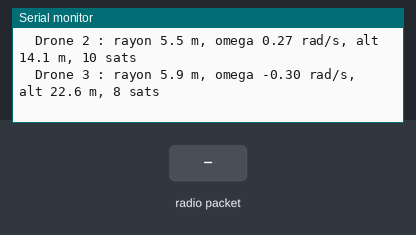
This sketch was run on a simulated ESP32. Parts: the last lines printed to the serial monitor. The inputs (shaded band) are chosen by the test bench. Random numbers use the default seed unless the sketch sets one.

Above: at 1.2 s.
1.3 s: radio packet "1" arrives
At 2.4 s:
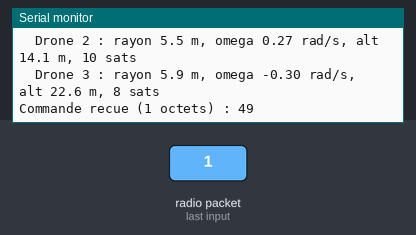
2.8 s: radio packet "0" arrives
At 3.5 s:
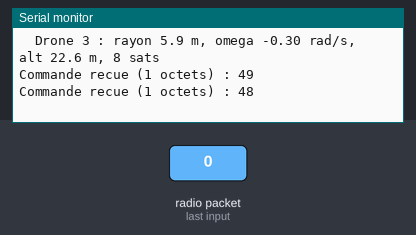
4.3 s: radio packet "2" arrives
At 4.6 s:
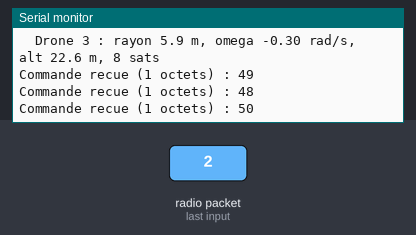

The sketch:

ESP_NOW_DRONE.ino
```cpp
#include <WiFi.h>
#include <esp_now.h>
#include <esp_wifi.h>
#include <math.h>

// ---------- Réglages ----------
const uint8_t  CHANNEL   = 1;      // identique sur tous les ESP32
const uint8_t  FIRST_ID  = 1;      // id du premier drone simulé
const uint8_t  NB_DRONES = 3;      // 3, 5... pour simuler un essaim
const uint32_t PERIOD_MS = 20;     // 50 Hz

// Point de départ commun de l'essaim (Strasbourg, à adapter)
const double HOME_LAT   = 48.5839;
const double HOME_LON   = 7.7455;
const float  HOME_ALT_M = 142.0f;  // altitude du sol au-dessus du niveau de la mer
// ------------------------------

uint8_t BASE_MAC[6] = {0xCC, 0xDB, 0xA7, 0x07, 0x15, 0x50};

// ---------- Trame (structs identiques à celles de la base) ----------
struct Attitude {
  float roll;
  float pitch;
  float yaw;
};

struct GPS {
  int32_t lat_e7;      // latitude  en degrés x 10^7
  int32_t lon_e7;      // longitude en degrés x 10^7
  int32_t alt_mm;      // altitude en mm (au-dessus du niveau de la mer)
  uint8_t fix_type;    // 0-1 = pas de fix, 2 = 2D, 3 = 3D
  uint8_t satellites;  // nombre de satellites visibles
};

struct Altitude {
  float amsl_m;
};

typedef struct __attribute__((packed)) {
  uint8_t  id;
  uint32_t t_ms;
  float d;
  float z;
  GPS gps;
  Attitude a;
} Pkt;

// GPS n'est pas packed : le compilateur ajoute 2 octets de padding (14 -> 16).
// La base doit utiliser exactement les mêmes définitions.
static_assert(sizeof(Pkt) == 1 + 4 + 4 + 4 + sizeof(GPS) + sizeof(Attitude),
              "Taille de trame inattendue");
static_assert(sizeof(Pkt) <= 250, "Trame trop grande pour ESP-NOW");

// ---------- Paramètres propres à chaque drone ----------
struct DroneParams {
  float cn, ce;          // centre de l'orbite par rapport à HOME (m, nord/est)
  float radius;          // rayon de l'orbite (m)
  float omega;           // vitesse angulaire (rad/s), signe = sens de rotation
  float phase;           // déphasage initial
  float altBase;         // altitude relative moyenne (m)
  float altAmp;          // amplitude de variation d'altitude (m)
  float altFreq;         // fréquence de variation d'altitude (rad/s)
  float pitchAmp;        // amplitude du tangage (deg)
  float gpsNoise;        // bruit de position GPS (m)
  uint8_t sats;          // nombre de satellites moyen
};

DroneParams params[NB_DRONES];

// Tirage uniforme aléatoire (différent à chaque démarrage)
float rnd(float a, float b) {
  return a + (b - a) * (esp_random() / 4294967295.0f);
}

// Bruit gaussien approximatif (somme de 4 tirages uniformes)
float noise(float amp) {
  float s = 0;
  for (int i = 0; i < 4; i++) s += rnd(-1.0f, 1.0f);
  return amp * s / 4.0f;
}

void initParams() {
  for (uint8_t k = 0; k < NB_DRONES; k++) {
    DroneParams &p = params[k];
    p.cn       = rnd(-30, 30);
    p.ce       = rnd(-30, 30);
    p.radius   = rnd(5, 25);
    p.omega    = rnd(0.15f, 0.6f) * ((esp_random() & 1) ? 1 : -1);
    p.phase    = rnd(0, 2 * PI);
    p.altBase  = rnd(8, 40);
    p.altAmp   = rnd(0.5f, 3.0f);
    p.altFreq  = rnd(0.2f, 1.0f);
    p.pitchAmp = rnd(2, 8);
    p.gpsNoise = rnd(0.1f, 0.6f);
    p.sats     = (uint8_t)rnd(7, 15);
  }
}

// ---------- Simulation ----------
Pkt simulate(uint8_t k) {
  const DroneParams &p = params[k];
  float t  = millis() / 1000.0f;
  float th = p.omega * t + p.phase;      // angle sur l'orbite

  // Position locale (m) : orbite circulaire autour du centre propre au drone
  float n = p.cn + p.radius * sinf(th);
  float e = p.ce + p.radius * cosf(th);

  // Vitesse (m/s)
  float vn = p.radius * p.omega * cosf(th);
  float ve = -p.radius * p.omega * sinf(th);
  float v  = fabsf(p.radius * p.omega);

  // Altitude relative au point de départ
  float z = p.altBase + p.altAmp * sinf(p.altFreq * t + p.phase) + noise(0.05f);

  // Position GPS (avec bruit) convertie en degrés
  float nn = n + noise(p.gpsNoise);
  float ee = e + noise(p.gpsNoise);
  double dLat = nn / 111320.0;
  double dLon = ee / (111320.0 * cos(HOME_LAT * DEG_TO_RAD));

  // Satellites : varie légèrement
  int sats = p.sats + (int)roundf(noise(1.5f));
  if (sats < 4) sats = 4;

  // Attitude : yaw = direction de déplacement, roll = inclinaison du virage
  float yaw = atan2f(ve, vn) * RAD_TO_DEG;
  if (yaw < 0) yaw += 360.0f;
  float roll = atan2f(v * p.omega, 9.81f) * RAD_TO_DEG;

  Pkt pkt;
  memset(&pkt, 0, sizeof(pkt));          // met le padding à 0
  pkt.id   = FIRST_ID + k;
  pkt.t_ms = millis();
  pkt.d    = sqrtf(n * n + e * e) + noise(0.05f);
  pkt.z    = z;

  pkt.gps.lat_e7     = (int32_t)llround((HOME_LAT + dLat) * 1e7);
  pkt.gps.lon_e7     = (int32_t)llround((HOME_LON + dLon) * 1e7);
  pkt.gps.alt_mm     = (int32_t)lroundf((HOME_ALT_M + z + noise(0.3f)) * 1000.0f);
  pkt.gps.fix_type   = 3;
  pkt.gps.satellites = (uint8_t)sats;

  pkt.a.roll  = roll + noise(0.8f);
  pkt.a.pitch = p.pitchAmp * sinf(0.6f * t + p.phase) + noise(0.5f);
  pkt.a.yaw   = yaw + noise(1.0f);
  return pkt;
}

// ---------- Réception des commandes de la base ----------
void onRecv(const esp_now_recv_info_t* info, const uint8_t* data, int len) {
  Serial.printf("Commande recue (%d octets) :", len);
  for (int i = 0; i < len; i++) Serial.printf(" %u", data[i]);
  Serial.println();
}

void setup() {
  Serial.begin(115200);
  WiFi.mode(WIFI_STA);
  WiFi.disconnect();
  esp_wifi_set_channel(CHANNEL, WIFI_SECOND_CHAN_NONE);

  if (esp_now_init() != ESP_OK) {
    Serial.println("ESP-NOW KO");
    while (true) delay(1000);
  }

  esp_now_peer_info_t peer = {};
  memcpy(peer.peer_addr, BASE_MAC, 6);
  peer.channel = CHANNEL;
  peer.encrypt = false;
  esp_now_add_peer(&peer);
  esp_now_register_recv_cb(onRecv);

  initParams();

  Serial.printf("Simulateur pret : %d drone(s), ids %d a %d, trame de %u octets\n",
                NB_DRONES, FIRST_ID, FIRST_ID + NB_DRONES - 1, (unsigned)sizeof(Pkt));
  for (uint8_t k = 0; k < NB_DRONES; k++) {
    Serial.printf("  Drone %d : rayon %.1f m, omega %.2f rad/s, alt %.1f m, %d sats\n",
                  FIRST_ID + k, params[k].radius, params[k].omega,
                  params[k].altBase, params[k].sats);
  }
}

void loop() {
  static uint32_t last = 0;
  if (millis() - last >= PERIOD_MS) {
    last = millis();
    for (uint8_t k = 0; k < NB_DRONES; k++) {
      Pkt p = simulate(k);
      esp_now_send(BASE_MAC, (uint8_t*)&p, sizeof(p));
      delay(2);
    }
  }
}
```

Measured:
- after the input at 1.3 s, the serial monitor: prints a new line at once (image 1)
- after the input at 2.8 s, the serial monitor: prints a new line at once (image 2)
- after the input at 4.3 s, the serial monitor: prints a new line at once (image 3)
